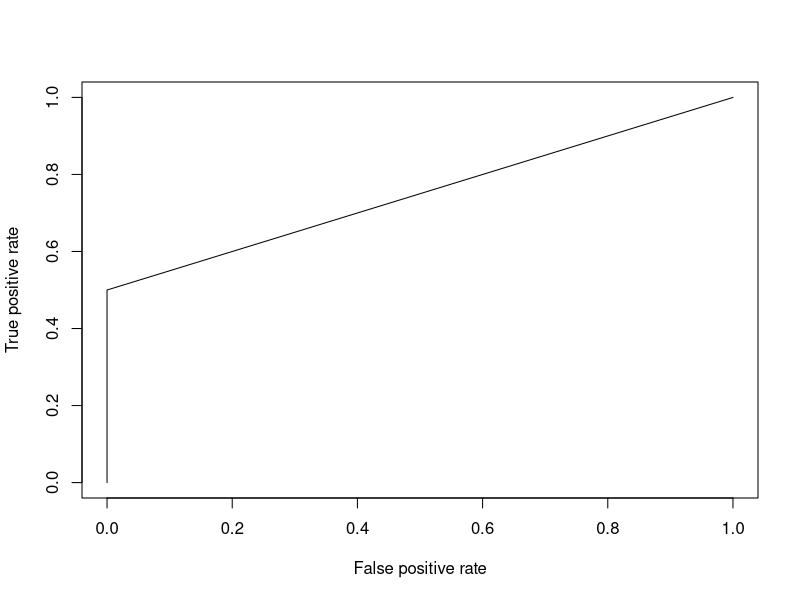
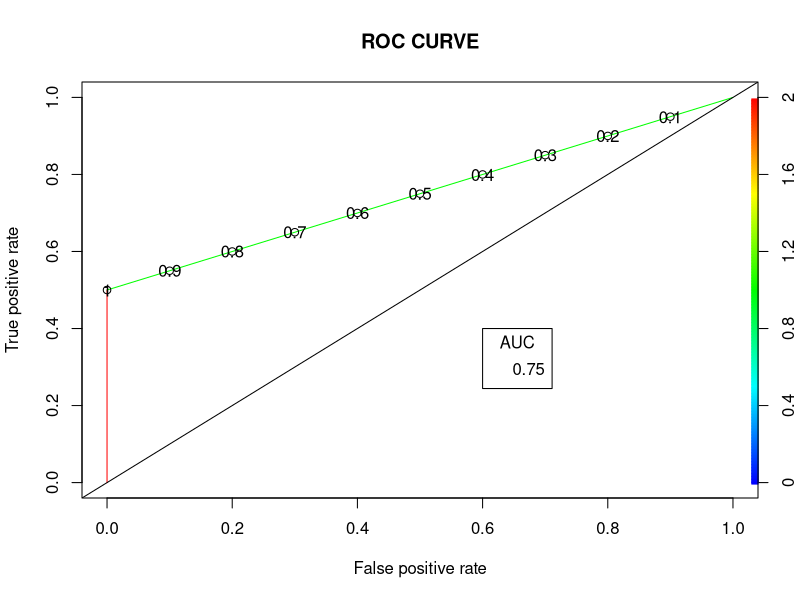

Reproduce these figures in R, in order.
# Installing the package
install.packages("dplyr")

# For Logistic regression
install.packages("caTools") 
 
# For ROC curve to evaluate model
install.packages("ROCR") 

 
# Loading package
library(dplyr)
 
# Summary of dataset in package
summary(mtcars)
     
# Loading package
library(caTools)
library(ROCR)     

# Splitting dataset
split <- sample.split(mtcars, SplitRatio = 0.8)
split
 
train_reg <- subset(mtcars, split == "TRUE")
test_reg <- subset(mtcars, split == "FALSE")
 
# Training model
logistic_model <- glm(vs ~ wt + disp,
                    data = train_reg,
                    family = "binomial")
logistic_model
 
# Summary
summary(logistic_model)

predict_reg <- predict(logistic_model,
                       test_reg, type = "response")
predict_reg
  
# Changing probabilities
predict_reg <- ifelse(predict_reg >0.5, 1, 0)
 
# Evaluating model accuracy
# using confusion matrix
table(test_reg$vs, predict_reg)
 
missing_classerr <- mean(predict_reg != test_reg$vs)
print(paste('Accuracy =', 1 - missing_classerr))
 
# ROC-AUC Curve
ROCPred <- prediction(predict_reg, test_reg$vs)
ROCPer <- performance(ROCPred, measure = "tpr",
                      x.measure = "fpr")
 
auc <- performance(ROCPred, measure = "auc")
auc <- auc@y.values[[1]]
auc
 
# Plotting curve
plot(ROCPer)
plot(ROCPer, colorize = TRUE,
     print.cutoffs.at = seq(0.1, by = 0.1),
     main = "ROC CURVE")
abline(a = 0, b = 1)
 
auc <- round(auc, 4)
legend(.6, .4, auc, title = "AUC", cex = 1)
